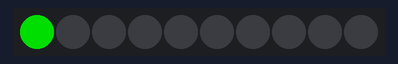
A sketch run on a simulated Arduino Uno, built with avr-gcc and run on an emulated ATmega328P. Shown: 10 RGB LEDs in strip order, left to right. Dim RGB values are drawn brighter than linear; the strip is taken to match the declared colour order.

Above: at 0.1 s.
At 0.6 s:
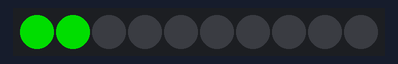
At 1.1 s:
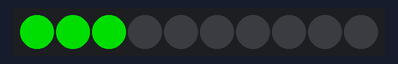
At 2.1 s:
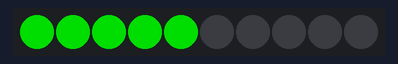
At 3.1 s:
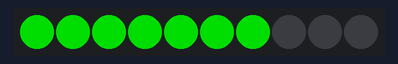
At 4.6 s:
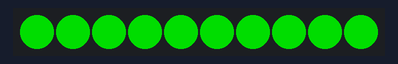

The sketch:

Example_9.ino
```cpp
#include <Adafruit_NeoPixel.h>

#define NEO_PIN    1
#define NUM_PIXELS 10
#define DELAY_VALUE 500

Adafruit_NeoPixel pixels(NUM_PIXELS, NEO_PIN, NEO_RGB + NEO_KHZ800);


void setup() {

  pixels.begin();

}

void loop() {
  pixels.clear();

    for(int i = 0; i < NUM_PIXELS; i++) {

    pixels.setPixelColor(i, pixels.Color(0, 150, 0));

    pixels.show();

    delay(DELAY_VALUE);
  }
}
```

Measured:
- by itself, everything shown: repeats every 5.0 s, in 10 steps
- what the display in image 1 shows lasts 0.5 s, from 0.5 s to 1.0 s
